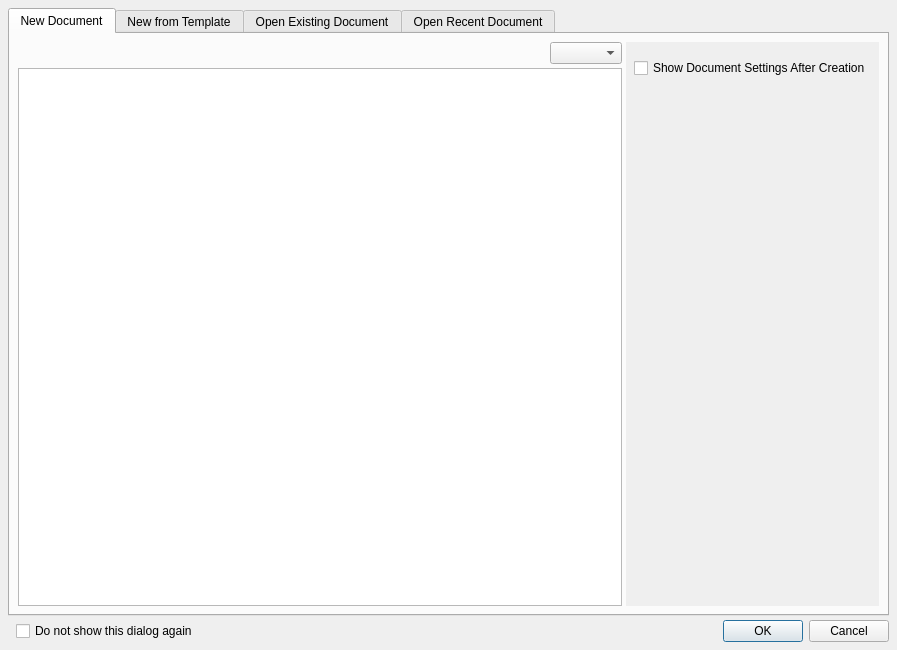
<?xml version="1.0" encoding="UTF-8"?>
<ui version="4.0">
 <class>newDocDialog</class>
 <widget class="QDialog" name="newDocDialog">
  <property name="geometry">
   <rect>
    <x>0</x>
    <y>0</y>
    <width>897</width>
    <height>650</height>
   </rect>
  </property>
  <property name="windowTitle">
   <string>Dialog</string>
  </property>
  <layout class="QVBoxLayout" name="verticalLayout">
   <property name="spacing">
    <number>4</number>
   </property>
   <property name="leftMargin">
    <number>8</number>
   </property>
   <property name="topMargin">
    <number>8</number>
   </property>
   <property name="rightMargin">
    <number>8</number>
   </property>
   <property name="bottomMargin">
    <number>8</number>
   </property>
   <item>
    <widget class="QTabWidget" name="tabWidget">
     <property name="currentIndex">
      <number>0</number>
     </property>
     <property name="tabBarAutoHide">
      <bool>true</bool>
     </property>
     <widget class="QWidget" name="tab">
      <attribute name="title">
       <string>New Document</string>
      </attribute>
      <layout class="QHBoxLayout" name="horizontalLayout_7">
       <property name="spacing">
        <number>4</number>
       </property>
       <property name="leftMargin">
        <number>8</number>
       </property>
       <property name="topMargin">
        <number>8</number>
       </property>
       <property name="rightMargin">
        <number>8</number>
       </property>
       <property name="bottomMargin">
        <number>8</number>
       </property>
       <item>
        <layout class="QVBoxLayout" name="verticalLayout_5">
         <property name="spacing">
          <number>4</number>
         </property>
         <item>
          <layout class="QHBoxLayout" name="horizontalLayout_8">
           <property name="spacing">
            <number>4</number>
           </property>
           <item>
            <widget class="PageSizeSelector" name="pageSizeSelector" native="true">
             <property name="toolTip">
              <string>Page preset categories</string>
             </property>
            </widget>
           </item>
           <item>
            <spacer name="horizontalSpacer_4">
             <property name="orientation">
              <enum>Qt::Orientation::Horizontal</enum>
             </property>
             <property name="sizeHint" stdset="0">
              <size>
               <width>16</width>
               <height>0</height>
              </size>
             </property>
            </spacer>
           </item>
           <item>
            <widget class="QComboBox" name="comboSortSizes">
             <property name="toolTip">
              <string>Sort page list</string>
             </property>
            </widget>
           </item>
          </layout>
         </item>
         <item>
          <widget class="PageSizeList" name="listPageFormats"/>
         </item>
        </layout>
       </item>
       <item>
        <widget class="QScrollArea" name="scrollArea">
         <property name="sizePolicy">
          <sizepolicy hsizetype="Preferred" vsizetype="Expanding">
           <horstretch>0</horstretch>
           <verstretch>0</verstretch>
          </sizepolicy>
         </property>
         <property name="frameShape">
          <enum>QFrame::Shape::NoFrame</enum>
         </property>
         <property name="sizeAdjustPolicy">
          <enum>QAbstractScrollArea::SizeAdjustPolicy::AdjustToContents</enum>
         </property>
         <property name="widgetResizable">
          <bool>true</bool>
         </property>
         <widget class="QWidget" name="scrollAreaWidgetContents">
          <property name="geometry">
           <rect>
            <x>0</x>
            <y>0</y>
            <width>319</width>
            <height>620</height>
           </rect>
          </property>
          <layout class="QVBoxLayout" name="verticalLayout_7">
           <property name="spacing">
            <number>0</number>
           </property>
           <property name="leftMargin">
            <number>0</number>
           </property>
           <property name="topMargin">
            <number>0</number>
           </property>
           <property name="rightMargin">
            <number>0</number>
           </property>
           <property name="bottomMargin">
            <number>8</number>
           </property>
           <item>
            <widget class="SectionContainer" name="sectionPreview">
             <property name="title" stdset="0">
              <string>Preview</string>
             </property>
             <widget class="QWidget" name="page_5">
              <layout class="QVBoxLayout" name="verticalLayout_4">
               <property name="spacing">
                <number>0</number>
               </property>
               <property name="leftMargin">
                <number>0</number>
               </property>
               <property name="topMargin">
                <number>0</number>
               </property>
               <property name="rightMargin">
                <number>0</number>
               </property>
               <property name="bottomMargin">
                <number>0</number>
               </property>
               <item>
                <widget class="PageSizePreview" name="pagePreview" native="true">
                 <property name="minimumSize">
                  <size>
                   <width>120</width>
                   <height>120</height>
                  </size>
                 </property>
                </widget>
               </item>
              </layout>
             </widget>
            </widget>
           </item>
           <item>
            <widget class="SectionContainer" name="sectionDocument">
             <property name="title" stdset="0">
              <string>Document</string>
             </property>
             <widget class="QWidget" name="page">
              <layout class="QVBoxLayout" name="verticalLayout_6">
               <property name="spacing">
                <number>4</number>
               </property>
               <property name="leftMargin">
                <number>8</number>
               </property>
               <property name="topMargin">
                <number>8</number>
               </property>
               <property name="rightMargin">
                <number>8</number>
               </property>
               <property name="bottomMargin">
                <number>8</number>
               </property>
               <item>
                <layout class="QHBoxLayout" name="horizontalLayout_10">
                 <item>
                  <widget class="FormWidget" name="labelName">
                   <property name="sizePolicy">
                    <sizepolicy hsizetype="Preferred" vsizetype="Minimum">
                     <horstretch>0</horstretch>
                     <verstretch>0</verstretch>
                    </sizepolicy>
                   </property>
                   <property name="label" stdset="0">
                    <string/>
                   </property>
                   <layout class="QHBoxLayout" name="horizontalLayout_11">
                    <property name="leftMargin">
                     <number>0</number>
                    </property>
                    <property name="topMargin">
                     <number>0</number>
                    </property>
                    <property name="rightMargin">
                     <number>0</number>
                    </property>
                    <property name="bottomMargin">
                     <number>0</number>
                    </property>
                    <item>
                     <widget class="QLineEdit" name="textPagePresetName"/>
                    </item>
                   </layout>
                  </widget>
                 </item>
                 <item>
                  <widget class="QToolButton" name="buttonSavePagePreset">
                   <property name="text">
                    <string/>
                   </property>
                  </widget>
                 </item>
                 <item>
                  <spacer name="horizontalSpacer_2">
                   <property name="orientation">
                    <enum>Qt::Orientation::Horizontal</enum>
                   </property>
                   <property name="sizeHint" stdset="0">
                    <size>
                     <width>40</width>
                     <height>20</height>
                    </size>
                   </property>
                  </spacer>
                 </item>
                </layout>
               </item>
               <item>
                <layout class="QGridLayout" name="gridLayout">
                 <item row="0" column="3">
                  <widget class="QComboBox" name="unitOfMeasureComboBox"/>
                 </item>
                 <item row="0" column="4">
                  <spacer name="horizontalSpacer_8">
                   <property name="orientation">
                    <enum>Qt::Orientation::Horizontal</enum>
                   </property>
                   <property name="sizeHint" stdset="0">
                    <size>
                     <width>0</width>
                     <height>0</height>
                    </size>
                   </property>
                  </spacer>
                 </item>
                 <item row="0" column="2">
                  <spacer name="horizontalSpacer_5">
                   <property name="orientation">
                    <enum>Qt::Orientation::Horizontal</enum>
                   </property>
                   <property name="sizeType">
                    <enum>QSizePolicy::Policy::Fixed</enum>
                   </property>
                   <property name="sizeHint" stdset="0">
                    <size>
                     <width>16</width>
                     <height>0</height>
                    </size>
                   </property>
                  </spacer>
                 </item>
                 <item row="1" column="1">
                  <widget class="ScrSpinBox" name="heightSpinBox"/>
                 </item>
                 <item row="0" column="1">
                  <widget class="ScrSpinBox" name="widthSpinBox"/>
                 </item>
                 <item row="1" column="0">
                  <widget class="QLabel" name="label_2">
                   <property name="text">
                    <string>&amp;H:</string>
                   </property>
                   <property name="alignment">
                    <set>Qt::AlignmentFlag::AlignRight|Qt::AlignmentFlag::AlignTrailing|Qt::AlignmentFlag::AlignVCenter</set>
                   </property>
                   <property name="buddy">
                    <cstring>heightSpinBox</cstring>
                   </property>
                  </widget>
                 </item>
                 <item row="0" column="0">
                  <widget class="QLabel" name="label">
                   <property name="text">
                    <string>&amp;W:</string>
                   </property>
                   <property name="alignment">
                    <set>Qt::AlignmentFlag::AlignRight|Qt::AlignmentFlag::AlignTrailing|Qt::AlignmentFlag::AlignVCenter</set>
                   </property>
                   <property name="buddy">
                    <cstring>widthSpinBox</cstring>
                   </property>
                  </widget>
                 </item>
                </layout>
               </item>
               <item>
                <layout class="QHBoxLayout" name="horizontalLayout_12" stretch="0,0,0,0,0,1">
                 <item>
                  <widget class="FormWidget" name="pageCountLabel">
                   <property name="sizePolicy">
                    <sizepolicy hsizetype="Preferred" vsizetype="Minimum">
                     <horstretch>0</horstretch>
                     <verstretch>0</verstretch>
                    </sizepolicy>
                   </property>
                   <property name="label" stdset="0">
                    <string>Pages</string>
                   </property>
                   <layout class="QHBoxLayout" name="horizontalLayout_2">
                    <property name="leftMargin">
                     <number>0</number>
                    </property>
                    <property name="topMargin">
                     <number>0</number>
                    </property>
                    <property name="rightMargin">
                     <number>0</number>
                    </property>
                    <property name="bottomMargin">
                     <number>0</number>
                    </property>
                    <item>
                     <widget class="QSpinBox" name="pageCountSpinBox"/>
                    </item>
                   </layout>
                  </widget>
                 </item>
                 <item>
                  <spacer name="horizontalSpacer_10">
                   <property name="orientation">
                    <enum>Qt::Orientation::Horizontal</enum>
                   </property>
                   <property name="sizeType">
                    <enum>QSizePolicy::Policy::Fixed</enum>
                   </property>
                   <property name="sizeHint" stdset="0">
                    <size>
                     <width>16</width>
                     <height>0</height>
                    </size>
                   </property>
                  </spacer>
                 </item>
                 <item>
                  <widget class="FormWidget" name="orientationLabel">
                   <property name="sizePolicy">
                    <sizepolicy hsizetype="Preferred" vsizetype="Minimum">
                     <horstretch>0</horstretch>
                     <verstretch>0</verstretch>
                    </sizepolicy>
                   </property>
                   <property name="label" stdset="0">
                    <string>Orientation</string>
                   </property>
                   <layout class="QHBoxLayout" name="horizontalLayout_4">
                    <property name="spacing">
                     <number>4</number>
                    </property>
                    <property name="leftMargin">
                     <number>0</number>
                    </property>
                    <property name="topMargin">
                     <number>0</number>
                    </property>
                    <property name="rightMargin">
                     <number>0</number>
                    </property>
                    <property name="bottomMargin">
                     <number>0</number>
                    </property>
                    <item>
                     <spacer name="horizontalSpacer_3">
                      <property name="orientation">
                       <enum>Qt::Orientation::Horizontal</enum>
                      </property>
                      <property name="sizeHint" stdset="0">
                       <size>
                        <width>0</width>
                        <height>0</height>
                       </size>
                      </property>
                     </spacer>
                    </item>
                    <item>
                     <widget class="QToolButton" name="buttonVertical">
                      <property name="text">
                       <string/>
                      </property>
                      <property name="checkable">
                       <bool>true</bool>
                      </property>
                      <property name="checked">
                       <bool>true</bool>
                      </property>
                      <property name="autoExclusive">
                       <bool>true</bool>
                      </property>
                     </widget>
                    </item>
                    <item>
                     <widget class="QToolButton" name="buttonHorizontal">
                      <property name="text">
                       <string/>
                      </property>
                      <property name="checkable">
                       <bool>true</bool>
                      </property>
                      <property name="autoExclusive">
                       <bool>true</bool>
                      </property>
                     </widget>
                    </item>
                    <item>
                     <spacer name="horizontalSpacer_9">
                      <property name="orientation">
                       <enum>Qt::Orientation::Horizontal</enum>
                      </property>
                      <property name="sizeHint" stdset="0">
                       <size>
                        <width>0</width>
                        <height>0</height>
                       </size>
                      </property>
                     </spacer>
                    </item>
                   </layout>
                  </widget>
                 </item>
                 <item>
                  <spacer name="horizontalSpacer_7">
                   <property name="orientation">
                    <enum>Qt::Orientation::Horizontal</enum>
                   </property>
                   <property name="sizeType">
                    <enum>QSizePolicy::Policy::Fixed</enum>
                   </property>
                   <property name="sizeHint" stdset="0">
                    <size>
                     <width>16</width>
                     <height>0</height>
                    </size>
                   </property>
                  </spacer>
                 </item>
                 <item>
                  <widget class="FormWidget" name="pageLayoutLabel">
                   <property name="sizePolicy">
                    <sizepolicy hsizetype="Preferred" vsizetype="Minimum">
                     <horstretch>0</horstretch>
                     <verstretch>0</verstretch>
                    </sizepolicy>
                   </property>
                   <property name="label" stdset="0">
                    <string>Layout</string>
                   </property>
                   <layout class="QHBoxLayout" name="horizontalLayout_9">
                    <property name="spacing">
                     <number>4</number>
                    </property>
                    <property name="leftMargin">
                     <number>0</number>
                    </property>
                    <property name="topMargin">
                     <number>0</number>
                    </property>
                    <property name="rightMargin">
                     <number>0</number>
                    </property>
                    <property name="bottomMargin">
                     <number>0</number>
                    </property>
                    <item>
                     <widget class="QToolButton" name="buttonSinglePage">
                      <property name="text">
                       <string/>
                      </property>
                      <property name="checkable">
                       <bool>true</bool>
                      </property>
                     </widget>
                    </item>
                    <item>
                     <widget class="QToolButton" name="buttonDoublePageLeft">
                      <property name="text">
                       <string/>
                      </property>
                      <property name="checkable">
                       <bool>true</bool>
                      </property>
                     </widget>
                    </item>
                    <item>
                     <widget class="QToolButton" name="buttonDoublePageRight">
                      <property name="text">
                       <string/>
                      </property>
                      <property name="checkable">
                       <bool>true</bool>
                      </property>
                     </widget>
                    </item>
                   </layout>
                  </widget>
                 </item>
                 <item>
                  <spacer name="horizontalSpacer_6">
                   <property name="orientation">
                    <enum>Qt::Orientation::Horizontal</enum>
                   </property>
                   <property name="sizeHint" stdset="0">
                    <size>
                     <width>0</width>
                     <height>0</height>
                    </size>
                   </property>
                  </spacer>
                 </item>
                </layout>
               </item>
              </layout>
             </widget>
            </widget>
           </item>
           <item>
            <widget class="SectionContainer" name="sectionMargins">
             <property name="title" stdset="0">
              <string>Margins</string>
             </property>
             <widget class="QWidget" name="page_2">
              <layout class="QVBoxLayout" name="verticalLayout_8">
               <property name="spacing">
                <number>4</number>
               </property>
               <property name="leftMargin">
                <number>8</number>
               </property>
               <property name="topMargin">
                <number>8</number>
               </property>
               <property name="rightMargin">
                <number>8</number>
               </property>
               <property name="bottomMargin">
                <number>8</number>
               </property>
               <item>
                <widget class="NewMarginWidget" name="marginGroup" native="true"/>
               </item>
              </layout>
             </widget>
            </widget>
           </item>
           <item>
            <widget class="SectionContainer" name="sectionBleeds">
             <property name="title" stdset="0">
              <string>Bleeds</string>
             </property>
             <widget class="QWidget" name="page_3">
              <layout class="QVBoxLayout" name="verticalLayout_9">
               <property name="spacing">
                <number>4</number>
               </property>
               <property name="leftMargin">
                <number>8</number>
               </property>
               <property name="topMargin">
                <number>8</number>
               </property>
               <property name="rightMargin">
                <number>8</number>
               </property>
               <property name="bottomMargin">
                <number>8</number>
               </property>
               <item>
                <widget class="NewMarginWidget" name="bleedGroup" native="true"/>
               </item>
              </layout>
             </widget>
            </widget>
           </item>
           <item>
            <widget class="SectionContainer" name="sectionTextFrame">
             <property name="title" stdset="0">
              <string>Text Frame</string>
             </property>
             <property name="isCollapsed">
              <bool>false</bool>
             </property>
             <widget class="QWidget" name="page_4">
              <layout class="QVBoxLayout" name="verticalLayout_10">
               <property name="spacing">
                <number>4</number>
               </property>
               <property name="leftMargin">
                <number>8</number>
               </property>
               <property name="topMargin">
                <number>8</number>
               </property>
               <property name="rightMargin">
                <number>8</number>
               </property>
               <property name="bottomMargin">
                <number>8</number>
               </property>
               <item>
                <widget class="QCheckBox" name="autoTextFrame">
                 <property name="text">
                  <string>&amp;Automatic Text Frame</string>
                 </property>
                </widget>
               </item>
               <item>
                <layout class="QHBoxLayout" name="horizontalLayout_3">
                 <item>
                  <widget class="FormWidget" name="labelColumns">
                   <property name="sizePolicy">
                    <sizepolicy hsizetype="Preferred" vsizetype="Minimum">
                     <horstretch>0</horstretch>
                     <verstretch>0</verstretch>
                    </sizepolicy>
                   </property>
                   <property name="label" stdset="0">
                    <string>Columns</string>
                   </property>
                   <layout class="QHBoxLayout" name="horizontalLayout_5">
                    <property name="leftMargin">
                     <number>0</number>
                    </property>
                    <property name="topMargin">
                     <number>0</number>
                    </property>
                    <property name="rightMargin">
                     <number>0</number>
                    </property>
                    <property name="bottomMargin">
                     <number>0</number>
                    </property>
                    <item>
                     <widget class="QSpinBox" name="numberOfCols"/>
                    </item>
                   </layout>
                  </widget>
                 </item>
                 <item>
                  <widget class="FormWidget" name="labelGap">
                   <property name="sizePolicy">
                    <sizepolicy hsizetype="Preferred" vsizetype="Minimum">
                     <horstretch>0</horstretch>
                     <verstretch>0</verstretch>
                    </sizepolicy>
                   </property>
                   <property name="label" stdset="0">
                    <string>Gap</string>
                   </property>
                   <layout class="QHBoxLayout" name="horizontalLayout_6">
                    <property name="leftMargin">
                     <number>0</number>
                    </property>
                    <property name="topMargin">
                     <number>0</number>
                    </property>
                    <property name="rightMargin">
                     <number>0</number>
                    </property>
                    <property name="bottomMargin">
                     <number>0</number>
                    </property>
                    <item>
                     <widget class="ScrSpinBox" name="Distance"/>
                    </item>
                   </layout>
                  </widget>
                 </item>
                 <item>
                  <spacer name="horizontalSpacer">
                   <property name="orientation">
                    <enum>Qt::Orientation::Horizontal</enum>
                   </property>
                   <property name="sizeHint" stdset="0">
                    <size>
                     <width>0</width>
                     <height>0</height>
                    </size>
                   </property>
                  </spacer>
                 </item>
                </layout>
               </item>
              </layout>
             </widget>
            </widget>
           </item>
           <item>
            <spacer name="verticalSpacer_2">
             <property name="orientation">
              <enum>Qt::Orientation::Vertical</enum>
             </property>
             <property name="sizeType">
              <enum>QSizePolicy::Policy::Fixed</enum>
             </property>
             <property name="sizeHint" stdset="0">
              <size>
               <width>0</width>
               <height>16</height>
              </size>
             </property>
            </spacer>
           </item>
           <item>
            <layout class="QHBoxLayout" name="horizontalLayout_15">
             <property name="leftMargin">
              <number>8</number>
             </property>
             <property name="rightMargin">
              <number>8</number>
             </property>
             <item>
              <widget class="QCheckBox" name="startDocSetup">
               <property name="text">
                <string>Show Document Settings After Creation</string>
               </property>
              </widget>
             </item>
            </layout>
           </item>
           <item>
            <spacer name="spacerBottom">
             <property name="orientation">
              <enum>Qt::Orientation::Vertical</enum>
             </property>
             <property name="sizeHint" stdset="0">
              <size>
               <width>0</width>
               <height>0</height>
              </size>
             </property>
            </spacer>
           </item>
          </layout>
         </widget>
        </widget>
       </item>
      </layout>
     </widget>
     <widget class="QWidget" name="tab_2">
      <attribute name="title">
       <string>New from Template</string>
      </attribute>
      <layout class="QVBoxLayout" name="verticalLayout_2">
       <property name="spacing">
        <number>4</number>
       </property>
       <property name="leftMargin">
        <number>8</number>
       </property>
       <property name="topMargin">
        <number>8</number>
       </property>
       <property name="rightMargin">
        <number>8</number>
       </property>
       <property name="bottomMargin">
        <number>8</number>
       </property>
       <item>
        <widget class="nftwidget" name="nftGui" native="true"/>
       </item>
      </layout>
     </widget>
     <widget class="QWidget" name="tab_3">
      <attribute name="title">
       <string>Open Existing Document</string>
      </attribute>
     </widget>
     <widget class="QWidget" name="tab_4">
      <attribute name="title">
       <string>Open Recent Document</string>
      </attribute>
      <layout class="QVBoxLayout" name="verticalLayout_3">
       <property name="spacing">
        <number>4</number>
       </property>
       <property name="leftMargin">
        <number>8</number>
       </property>
       <property name="topMargin">
        <number>8</number>
       </property>
       <property name="rightMargin">
        <number>8</number>
       </property>
       <property name="bottomMargin">
        <number>8</number>
       </property>
       <item>
        <widget class="QListWidget" name="recentDocListBox"/>
       </item>
      </layout>
     </widget>
    </widget>
   </item>
   <item>
    <layout class="QHBoxLayout" name="horizontalLayout">
     <property name="spacing">
      <number>4</number>
     </property>
     <property name="leftMargin">
      <number>8</number>
     </property>
     <item>
      <widget class="QCheckBox" name="startUpDialog">
       <property name="text">
        <string>Do not show this dialog again</string>
       </property>
      </widget>
     </item>
     <item>
      <widget class="QDialogButtonBox" name="buttonBox">
       <property name="orientation">
        <enum>Qt::Orientation::Horizontal</enum>
       </property>
       <property name="standardButtons">
        <set>QDialogButtonBox::StandardButton::Cancel|QDialogButtonBox::StandardButton::Ok</set>
       </property>
      </widget>
     </item>
    </layout>
   </item>
  </layout>
 </widget>
 <customwidgets>
  <customwidget>
   <class>FormWidget</class>
   <extends>QWidget</extends>
   <header>ui/widgets/form_widget.h</header>
   <container>1</container>
  </customwidget>
  <customwidget>
   <class>SectionContainer</class>
   <extends>QWidget</extends>
   <header>ui/widgets/section_container.h</header>
   <addpagemethod>setWidget</addpagemethod>
   <container>1</container>
  </customwidget>
  <customwidget>
   <class>ScrSpinBox</class>
   <extends>QDoubleSpinBox</extends>
   <header>ui/scrspinbox.h</header>
  </customwidget>
  <customwidget>
   <class>NewMarginWidget</class>
   <extends>QWidget</extends>
   <header>ui/newmarginwidget.h</header>
   <container>1</container>
  </customwidget>
  <customwidget>
   <class>PageSizeList</class>
   <extends>QListWidget</extends>
   <header>ui/widgets/pagesizelist.h</header>
  </customwidget>
  <customwidget>
   <class>nftwidget</class>
   <extends>QWidget</extends>
   <header>ui/nftwidget.h</header>
   <container>1</container>
  </customwidget>
  <customwidget>
   <class>PageSizePreview</class>
   <extends>QWidget</extends>
   <header>ui/widgets/pagesizepreview.h</header>
   <container>1</container>
  </customwidget>
  <customwidget>
   <class>PageSizeSelector</class>
   <extends>QWidget</extends>
   <header>ui/widgets/pagesizeselector.h</header>
   <container>1</container>
  </customwidget>
 </customwidgets>
 <tabstops>
  <tabstop>tabWidget</tabstop>
  <tabstop>comboSortSizes</tabstop>
  <tabstop>listPageFormats</tabstop>
  <tabstop>scrollArea</tabstop>
  <tabstop>widthSpinBox</tabstop>
  <tabstop>unitOfMeasureComboBox</tabstop>
  <tabstop>heightSpinBox</tabstop>
  <tabstop>pageCountSpinBox</tabstop>
  <tabstop>buttonVertical</tabstop>
  <tabstop>buttonHorizontal</tabstop>
  <tabstop>autoTextFrame</tabstop>
  <tabstop>numberOfCols</tabstop>
  <tabstop>Distance</tabstop>
  <tabstop>startDocSetup</tabstop>
  <tabstop>startUpDialog</tabstop>
  <tabstop>recentDocListBox</tabstop>
 </tabstops>
 <resources/>
 <connections>
  <connection>
   <sender>buttonBox</sender>
   <signal>accepted()</signal>
   <receiver>newDocDialog</receiver>
   <slot>accept()</slot>
   <hints>
    <hint type="sourcelabel">
     <x>248</x>
     <y>254</y>
    </hint>
    <hint type="destinationlabel">
     <x>157</x>
     <y>274</y>
    </hint>
   </hints>
  </connection>
  <connection>
   <sender>buttonBox</sender>
   <signal>rejected()</signal>
   <receiver>newDocDialog</receiver>
   <slot>reject()</slot>
   <hints>
    <hint type="sourcelabel">
     <x>316</x>
     <y>260</y>
    </hint>
    <hint type="destinationlabel">
     <x>286</x>
     <y>274</y>
    </hint>
   </hints>
  </connection>
 </connections>
</ui>
